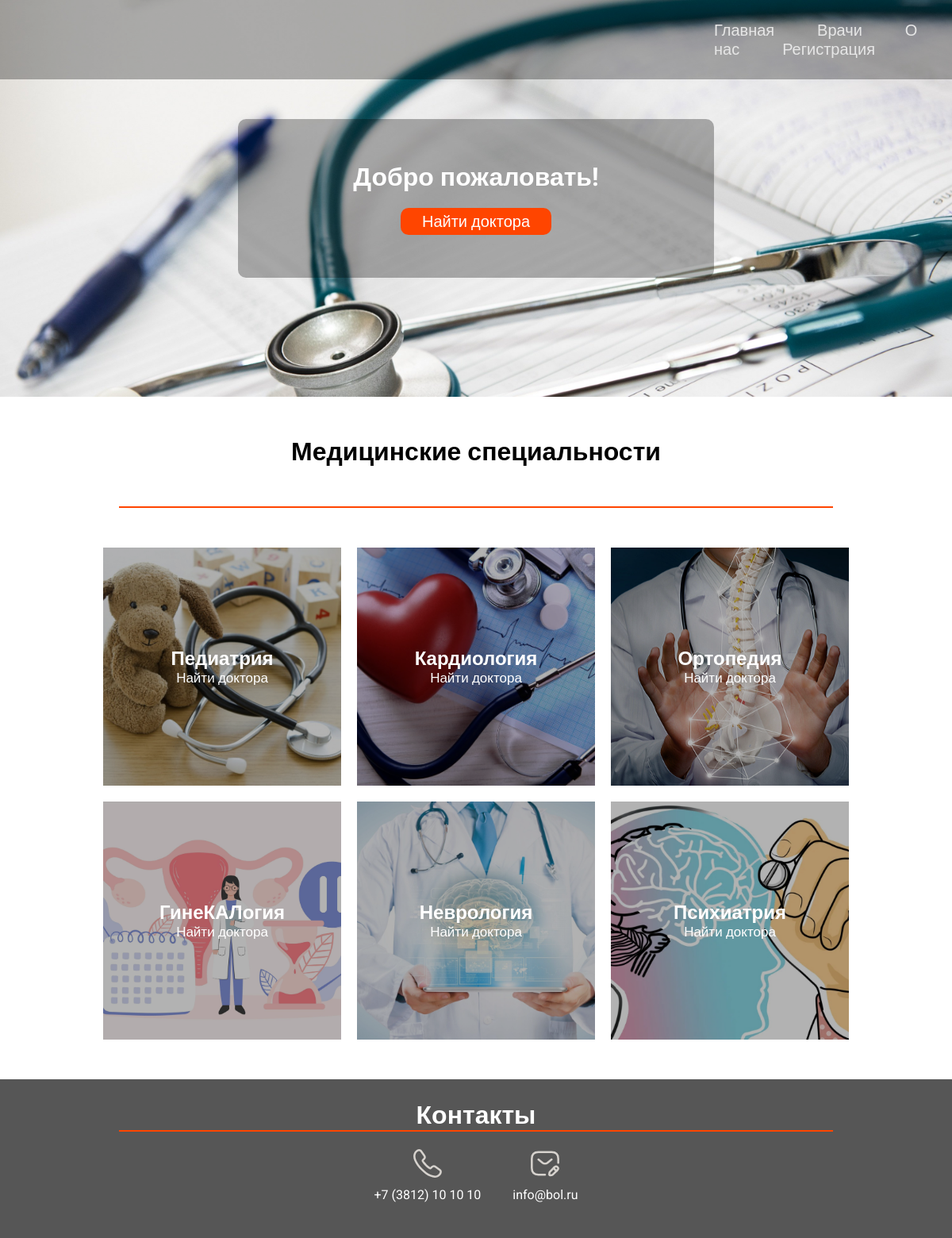
Before: / with the older database file.
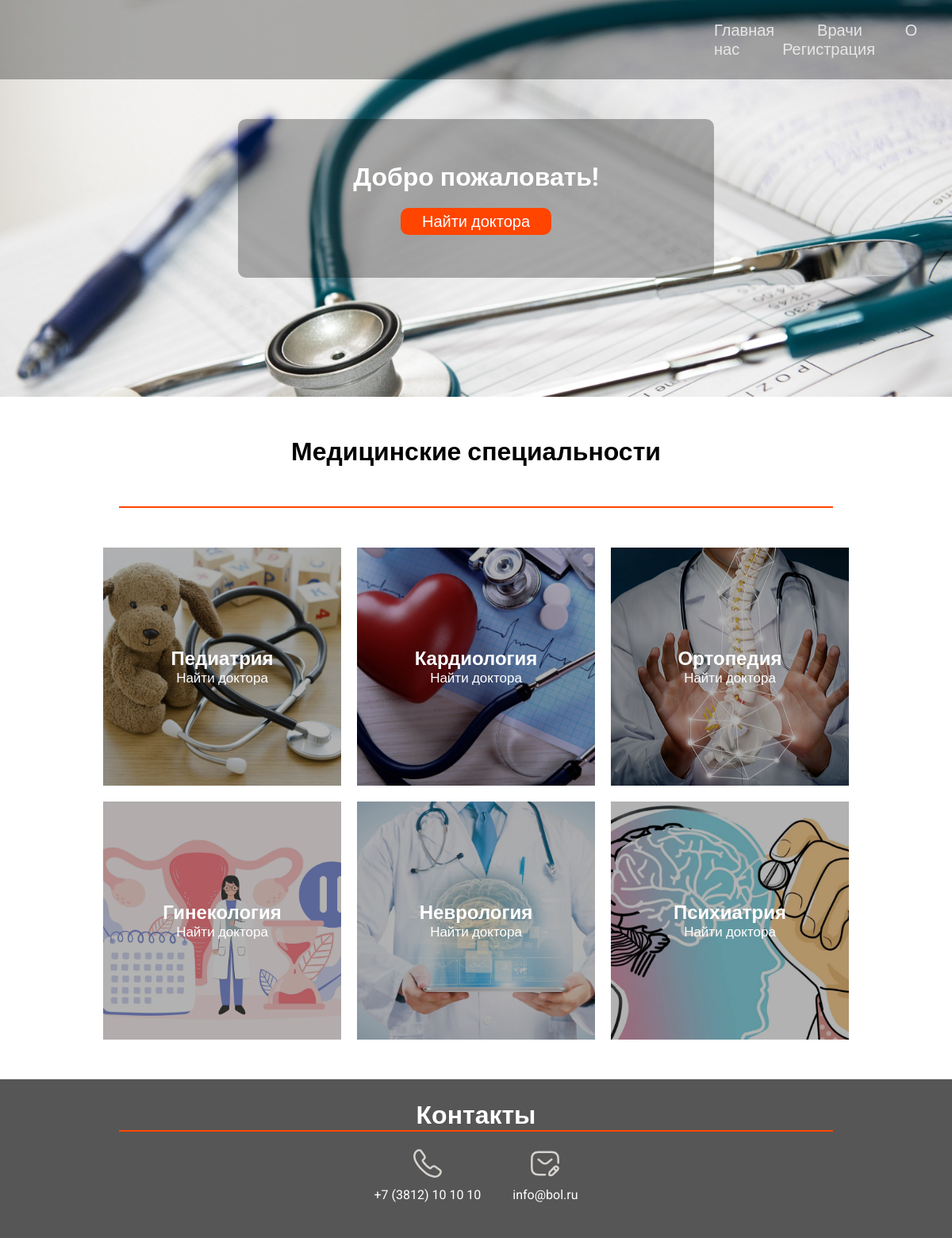
After: the same page with the newer database file.
### tables this page shows
CREATE TABLE `specialties` (
  `id` int NOT NULL,
  `name` varchar(255) NOT NULL,
  `img` varchar(255) NOT NULL
);

### index.php (the view, shortened to what this page needs)
<?php
include "components/header.php";
?>
<main>
<div class="board">
    <div class="find">
        <h1>Добро пожаловать!</h1>
        <a href="doctors.php">Найти доктора</a>
    </div>
</div>
<h1>Медицинские специальности</h1>
<div class="line"></div>
<div class="specialties">
    <?php
    $specialties = $core->query("SELECT * FROM `specialties`");
    while($specialt = $specialties->fetch_assoc()){
        ?>
            <form action="components/user/filter.php" name="filter" method="post" class="specialt" style="background-image: url(/img/specialties/<?= $specialt['img']?>)">
                <div class="spec">
                    <p><?= $specialt['name']?></p>
                    <button name="search">Найти доктора</button>
                </div>
            </form>
        <?php
    }
    ?>
</div>
</main>
<?php
include "components/footer.php";
?>

Changed rows visible on the page:
changed specialties: name "ГинеКАЛогия" → "Гинекология"
